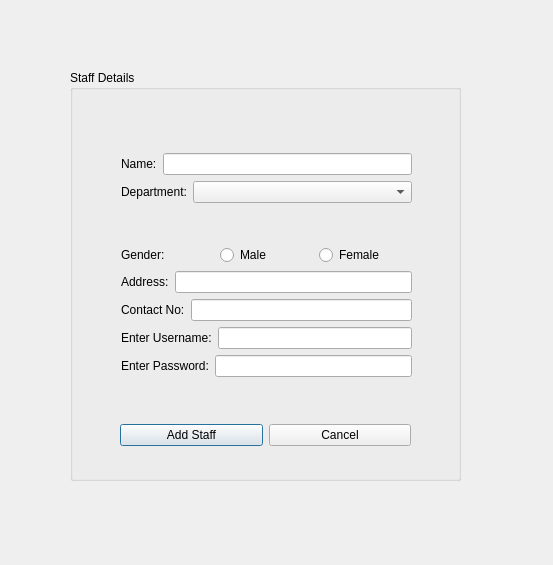
<?xml version="1.0" encoding="UTF-8"?>
<ui version="4.0">
 <class>AddStaff</class>
 <widget class="QDialog" name="AddStaff">
  <property name="geometry">
   <rect>
    <x>0</x>
    <y>0</y>
    <width>553</width>
    <height>565</height>
   </rect>
  </property>
  <property name="windowTitle">
   <string>Add Staff</string>
  </property>
  <widget class="QGroupBox" name="groupBox">
   <property name="geometry">
    <rect>
     <x>70</x>
     <y>70</y>
     <width>391</width>
     <height>411</height>
    </rect>
   </property>
   <property name="title">
    <string>Staff Details</string>
   </property>
   <widget class="QWidget" name="layoutWidget">
    <property name="geometry">
     <rect>
      <x>50</x>
      <y>340</y>
      <width>291</width>
      <height>51</height>
     </rect>
    </property>
    <layout class="QHBoxLayout" name="horizontalLayout_8">
     <item>
      <widget class="QPushButton" name="pushButton_add_staff">
       <property name="text">
        <string>Add Staff</string>
       </property>
      </widget>
     </item>
     <item>
      <widget class="QPushButton" name="pushButton_cancel">
       <property name="text">
        <string>Cancel</string>
       </property>
      </widget>
     </item>
    </layout>
   </widget>
   <widget class="QWidget" name="layoutWidget_2">
    <property name="geometry">
     <rect>
      <x>51</x>
      <y>83</y>
      <width>291</width>
      <height>224</height>
     </rect>
    </property>
    <layout class="QVBoxLayout" name="verticalLayout">
     <item>
      <layout class="QHBoxLayout" name="horizontalLayout">
       <item>
        <widget class="QLabel" name="label_name">
         <property name="text">
          <string>Name:</string>
         </property>
        </widget>
       </item>
       <item>
        <widget class="QLineEdit" name="lineEdit_name"/>
       </item>
      </layout>
     </item>
     <item>
      <layout class="QFormLayout" name="formLayout">
       <item row="0" column="1">
        <widget class="QComboBox" name="comboBox_department"/>
       </item>
       <item row="0" column="0">
        <widget class="QLabel" name="label_department">
         <property name="text">
          <string>Department:</string>
         </property>
        </widget>
       </item>
      </layout>
     </item>
     <item>
      <layout class="QHBoxLayout" name="horizontalLayout_7">
       <item>
        <widget class="QLabel" name="label_gender">
         <property name="text">
          <string>Gender:</string>
         </property>
        </widget>
       </item>
       <item>
        <widget class="QRadioButton" name="radioButton_male">
         <property name="text">
          <string>Male</string>
         </property>
        </widget>
       </item>
       <item>
        <widget class="QRadioButton" name="radioButton_female">
         <property name="text">
          <string>Female</string>
         </property>
        </widget>
       </item>
      </layout>
     </item>
     <item>
      <layout class="QHBoxLayout" name="horizontalLayout_3">
       <item>
        <widget class="QLabel" name="label_address">
         <property name="text">
          <string>Address:</string>
         </property>
        </widget>
       </item>
       <item>
        <widget class="QLineEdit" name="lineEdit_address"/>
       </item>
      </layout>
     </item>
     <item>
      <layout class="QHBoxLayout" name="horizontalLayout_4">
       <item>
        <widget class="QLabel" name="label_contact">
         <property name="text">
          <string>Contact No:</string>
         </property>
        </widget>
       </item>
       <item>
        <widget class="QLineEdit" name="lineEdit_contact"/>
       </item>
      </layout>
     </item>
     <item>
      <layout class="QHBoxLayout" name="horizontalLayout_5">
       <item>
        <widget class="QLabel" name="label_username">
         <property name="text">
          <string>Enter Username:</string>
         </property>
        </widget>
       </item>
       <item>
        <widget class="QLineEdit" name="lineEdit_username"/>
       </item>
      </layout>
     </item>
     <item>
      <layout class="QHBoxLayout" name="horizontalLayout_6">
       <item>
        <widget class="QLabel" name="label_password">
         <property name="text">
          <string>Enter Password:</string>
         </property>
        </widget>
       </item>
       <item>
        <widget class="QLineEdit" name="lineEdit_password">
         <property name="echoMode">
          <enum>QLineEdit::Password</enum>
         </property>
        </widget>
       </item>
      </layout>
     </item>
    </layout>
   </widget>
  </widget>
 </widget>
 <resources/>
 <connections/>
</ui>
